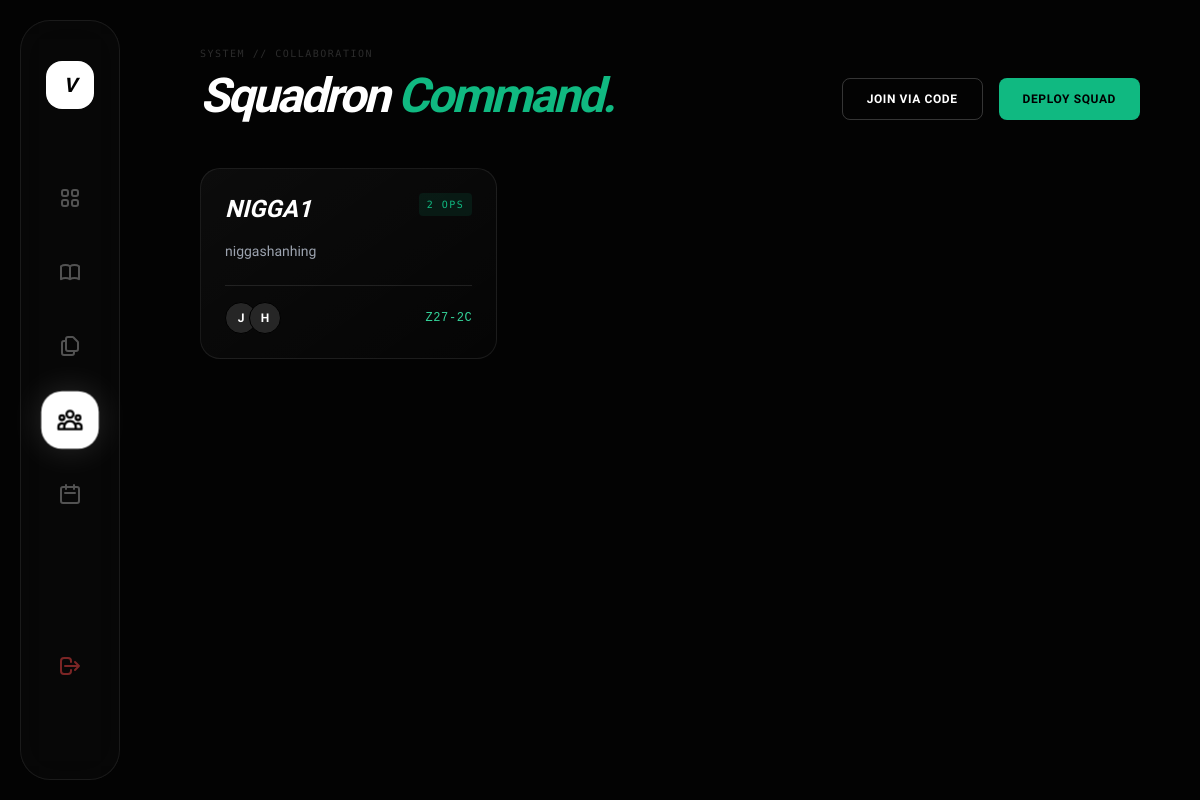
Page /squads/ (signed in) on the committed database.
### core/models.py (models this page shows, shortened)
class Squad(models.Model):
    name = models.CharField(max_length=100)
    description = models.TextField(blank=True, null=True)
    code = models.CharField(max_length=10, default=generate_squad_code, unique=True)
    created_at = models.DateTimeField(auto_now_add=True)
    created_by = models.ForeignKey(User, on_delete=models.CASCADE, related_name='created_squads')

class Membership(models.Model):
    user = models.ForeignKey(User, on_delete=models.CASCADE)
    squad = models.ForeignKey(Squad, on_delete=models.CASCADE, related_name='members')
    joined_at = models.DateTimeField(auto_now_add=True)
    is_leader = models.BooleanField(default=False)
    class Meta:
        unique_together = ('user', 'squad') # Prevents double joining

### core/views.py (the view, shortened to what this page needs)
# urls.py: path('squads/', views.squad_hub, name='squad_hub'),
@login_required(login_url='signin')
def squad_hub(request):
    my_memberships = Membership.objects.filter(user=request.user)
    my_squads = [m.squad for m in my_memberships]
    create_form = SquadForm()
    join_form = JoinSquadForm()
    context = {
        'my_squads': my_squads,
        'create_form': create_form,
        'join_form': join_form,
        'online_count': Profile.objects.filter(last_seen__gte=timezone.now() - timezone.timedelta(minutes=5)).exclude(user=request.user).count()
    }
    return render(request, 'squad_hub.html', context)

### core/models.py (called while the page is built)
def generate_squad_code():
    chars = string.ascii_uppercase + string.digits
    return ''.join(random.choices(chars, k=3)) + '-' + ''.join(random.choices(chars, k=2))

### core/templates/squad_hub.html (shortened to what this page needs)
<!DOCTYPE html>
<html lang="en">
<head>
    <script src="https://cdn.tailwindcss.com"></script>
</head>
<body>
    <div class="bg-mesh"></div>
    <nav class="sidebar">
        <a href="{% url 'home' %}" class="w-12 h-12 bg-white rounded-2xl mb-16 flex items-center justify-center text-black font-black text-xl italic">V</a>
        <a href="{% url 'dashboard' %}" class="nav-item"></a>
        <a href="{% url 'notes_hub' %}" class="nav-item"></a>
        <a href="{% url 'topics_hub' %}" class="nav-item"><svg class="w-6 h-6" fill="none" stroke="currentColor" viewBox="0 0 24 24"><path stroke-linecap="round" stroke-linejoin="round" stroke-width="2" d="M8 7v8a2 2 0 002 2h6M8 7V5a2 2 0 012-2h4.586a1 1 0 01.707.293l4.414 4.414a1 1 0 01.293.707V15a2 2 0 01-2 2h-2M8 7H6a2 2 0 00-2 2v10a2 2 0 002 2h8a2 2 0 002-2v-2"/></svg></a>
        <a href="{% url 'squad_hub' %}" class="nav-item active"></a>
        <a href="{% url 'datesheet_hub' %}" class="nav-item"><svg class="w-6 h-6" fill="none" stroke="currentColor" viewBox="0 0 24 24"><path stroke-linecap="round" stroke-linejoin="round" stroke-width="2" d="M8 7V3m8 4V3m-9 8h10M5 21h14a2 2 0 002-2V7a2 2 0 00-2-2H5a2 2 0 00-2 2v12a2 2 0 002 2z"/></svg></a>
    <div class="mt-auto mb-6">
        <a href="{% url 'signout' %}" class="nav-item group" title="Disconnect">
            <svg class="w-6 h-6 text-red-500/50 group-hover:text-red-500 transition-colors" fill="none" stroke="currentColor" viewBox="0 0 24 24"><path stroke-linecap="round" stroke-linejoin="round" stroke-width="2" d="M17 16l4-4m0 0l-4-4m4 4H7m6 4v1a3 3 0 01-3 3H6a3 3 0 01-3-3V7a3 3 0 013-3h4a3 3 0 013 3v1"/></svg>
        </a>
    </div>
    </nav>
    <main class="main-container">
        <header class="flex justify-between items-end mb-12">
            <div>
                <span class="mono-tag opacity-40">System // Collaboration</span>
                <h1 class="text-5xl font-black italic tracking-tighter mt-2 text-white">Squadron <span class="text-emerald-500">Command.</span></h1>
            </div>
            <div class="flex gap-4">
                <button onclick="document.getElementById('join-modal').showModal()" class="px-6 py-3 rounded-lg border border-white/20 text-white font-bold hover:bg-white/10 uppercase text-xs tracking-wider">Join via Code</button>
                <button onclick="document.getElementById('create-modal').showModal()" class="px-6 py-3 rounded-lg bg-emerald-500 text-black font-bold hover:bg-emerald-400 uppercase text-xs tracking-wider">Deploy Squad</button>
            </div>
        </header>
        <div class="grid grid-cols-1 md:grid-cols-2 lg:grid-cols-3 gap-6">
            {% for squad in my_squads %}
            <a href="{% url 'squad_detail' squad.id %}" class="block h-full">
                <div class="card-squad group cursor-pointer">
                    <div>
                        <div class="flex justify-between items-start mb-4">
                            <h3 class="text-2xl font-bold uppercase italic group-hover:text-emerald-400 transition-colors">{{ squad.name }}</h3>
                            <span class="mono-tag bg-emerald-500/10 text-emerald-500 px-2 py-1 rounded">{{ squad.members.count }} OPS</span>
                        </div>
                        <p class="text-sm text-gray-400 mb-6 line-clamp-2">{{ squad.description|default:"No briefing available." }}</p>
                    </div>
                    <div class="flex justify-between items-center border-t border-white/10 pt-4 mt-auto">
                        <div class="flex -space-x-2">
                            {% for member in squad.members.all|slice:":3" %}
                            <div class="w-8 h-8 rounded-full bg-neutral-800 border border-black flex items-center justify-center text-xs font-bold">{{ member.user.username|make_list|first|upper }}</div>
                            {% endfor %}
                        </div>
                        <span class="font-mono text-emerald-400 text-xs tracking-wider">{{ squad.code }}</span>
                    </div>
                </div>
            </a>
            {% empty %}
            <div class="col-span-3 flex flex-col items-center justify-center py-20 opacity-30 border border-dashed border-white/20 rounded-xl">
                <h2 class="text-2xl font-bold mb-2">No Active Squadrons</h2>
                <p>Deploy a new unit or join an existing operation.</p>
            </div>
            {% endfor %}
            </div>
    </main>
</body>
</html>

### core/templates/squad_hub.html (style rules this page uses)
:root { --bg: #030303; --card-bg: #09090b; --border: rgba(255, 255, 255, 0.08); --accent: #10b981; }
html, body { height: 100%; margin: 0; background-color: var(--bg); color: #fff; font-family: 'Geist', sans-serif; overflow-x: hidden; cursor: default; }
.bg-mesh { position: fixed; inset: 0; background-image: linear-gradient(rgba(255,255,255,0.02) 1px, transparent 1px), linear-gradient(90deg, rgba(255,255,255,0.02) 1px, transparent 1px); background-size: 60px 60px; mask-image: radial-gradient(circle at center, black, transparent 90%); z-index: -1; }
.sidebar { width: 100px; height: calc(100vh - 40px); position: fixed; top: 20px; left: 20px; background: rgba(255, 255, 255, 0.02); border: 1px solid var(--border); border-radius: 30px; backdrop-filter: blur(20px); display: flex; flex-direction: column; align-items: center; padding: 40px 0; z-index: 100; }
.nav-item { width: 50px; height: 50px; display: flex; align-items: center; justify-content: center; border-radius: 18px; margin-bottom: 24px; color: rgba(255,255,255,0.3); transition: all 0.3s; }
.nav-item:hover, .nav-item.active { background: white; color: black; box-shadow: 0 0 30px rgba(255,255,255,0.15); transform: scale(1.15); }
.main-container { margin-left: 140px; min-height: 100vh; padding: 40px 60px; max-width: 1400px; }
.card-squad { background: linear-gradient(145deg, rgba(255,255,255,0.04), rgba(255,255,255,0.01)); border: 1px solid var(--border); border-radius: 20px; padding: 24px; transition: all 0.3s; position: relative; overflow: hidden; height: 100%; display: flex; flex-direction: column; justify-content: space-between; }
.mono-tag { font-family: 'Geist Mono'; font-size: 10px; text-transform: uppercase; letter-spacing: 0.15em; color: rgba(255,255,255,0.4); }

### rows in the picture
Squad: name "NIGGA1", members.count "2", description "niggashanhing", code "Z27-2C"
Membership: user.username|make_list "J"
Membership: user.username|make_list "H"
